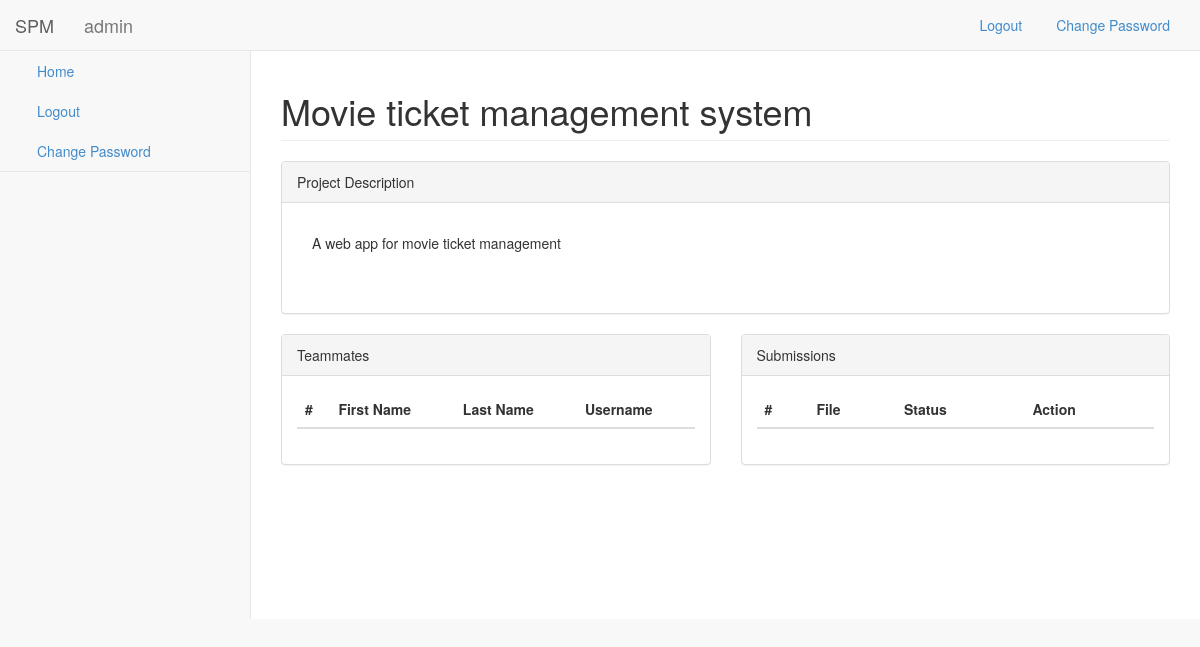
The page /project/movie-ticket-management-system (signed in) on the database as committed earlier.
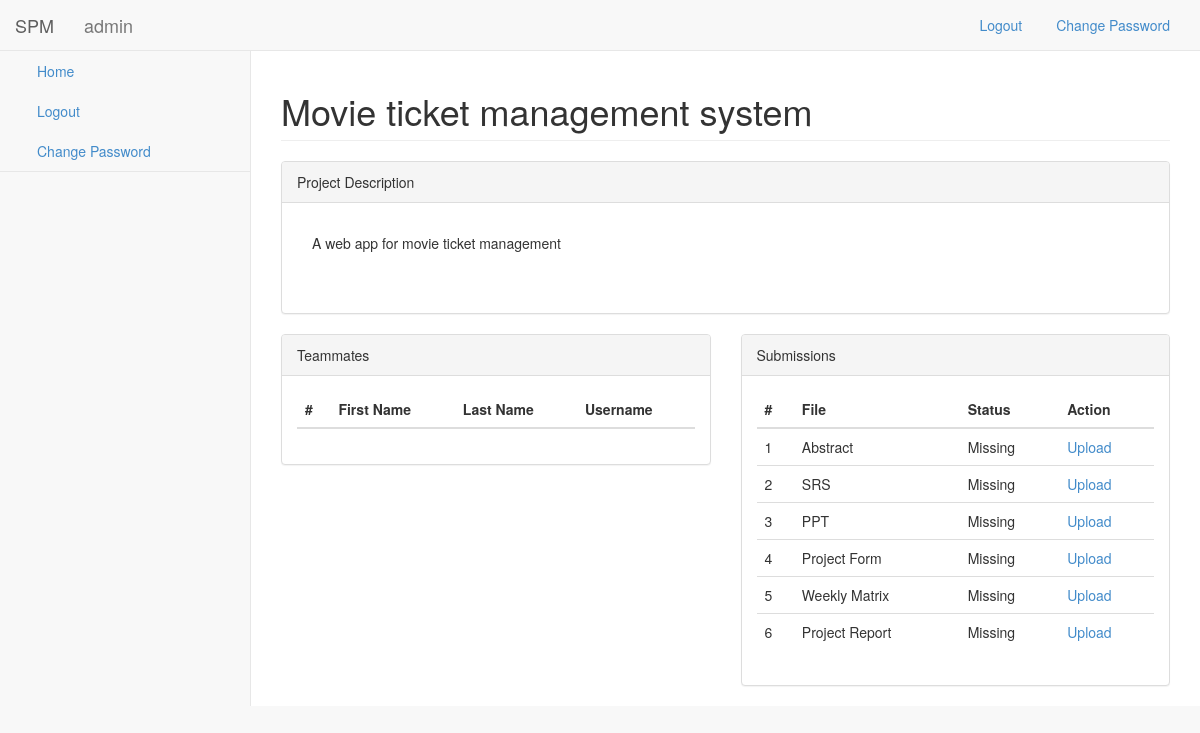
The same page on the database as committed later.
### projects/models.py (models this page shows, shortened)
class Project(models.Model):
    title = models.CharField(max_length=255)
    description = RichTextUploadingField()
    allocated_to = models.ManyToManyField(settings.AUTH_USER_MODEL, blank=True)
    user_friendly_url = models.SlugField(null=False, blank=False, unique=True)

class RequiredProjectFile(models.Model):
    file_name = models.CharField(max_length=100, unique=True)

### projects/views.py (the view)
# urls.py: path('<str:url>', views.view, name="view_project"),
def view(request, url):
    user = request.user
    if user == AnonymousUser():
        return redirect('account_login')
    project = Project.objects.get(user_friendly_url = url)
    users = project.allocated_to.all()
    requiredProjectFiles = RequiredProjectFile.objects.all()
    uploaded_file = dict()
    for requiredProjectFile in requiredProjectFiles:
        try:
            uploadedProjectFile = UploadedProjectFile.objects.get(file_name = requiredProjectFile, project = project)
            uploaded_file[requiredProjectFile.file_name] = uploadedProjectFile.file_name
        except:
            uploaded_file[requiredProjectFile.file_name] = None
    context = {
        'project' : project,
        'users' : users,
        'uploaded_file' : uploaded_file
    }
    return render(request, "projects/view.html", context)

### projects/templates/projects/view.html (shortened to what this page needs)
{% extends 'base.html' %}
{% block main_content %}
<div id="page-wrapper">
    <div class="row">
        <div class="col-lg-12">
            <h1 class="page-header">{{ project.title }}</h1>
        </div>
    </div>
    <div class="row">
        <div class="col-lg-12">
            <div class="panel panel-default">
                <div class="panel-heading">
                    Project Description
                </div>
                <div class="panel-body">
                    <div class="panel-group" id="accordion">
                        <div id="collapseOne" class="panel-collapse collapse in">
                            <div class="panel-body">
                                {{ project.description|safe }}
                            </div>
                        </div>
                    </div>
                </div>
            </div>
        </div>
    </div>
    <div class="row">
        <div class="col-lg-6">
            <div class="panel panel-default">
                <div class="panel-heading">
                    Teammates
                </div>
                <div class="panel-body">
                    <div class="table-responsive">
                        <table class="table">
                            <thead>
                                <tr>
                                    <th>#</th>
                                    <th>First Name</th>
                                    <th>Last Name</th>
                                    <th>Username</th>
                                </tr>
                            </thead>
                        </table>
                    </div>
                </div>
            </div>
        </div>
        <div class="col-lg-6">
            <div class="panel panel-default">
                <div class="panel-heading">
                    Submissions
                </div>
                <div class="panel-body">
                    <div class="table-responsive">
                        <table class="table">
                            <thead>
                                <tr>
                                    <th>#</th>
                                    <th>File</th>
                                    <th>Status</th>
                                    <th>Action</th>
                                </tr>
                            </thead>
                            <tbody>
                                {% for key, value in uploaded_file.items %}
                                <tr>
                                    <td>{{ forloop.counter }}</td>
                                    <td>{{key}}</td>
                                    {% if value %}
                                        <td>Uploaded</td>
                                        <td><a class="btn-link" href="{% url 'upload_project_files' project.user_friendly_url key %}">Update</a></td>
                                    {% else %}
                                        <td>Missing</td>
                                        <td><a class="btn-link" href="{% url 'upload_project_files' project.user_friendly_url key %}">Upload</a></td>
                                    {% endif %}
                                </tr>
                                {% endfor %}
                            </tbody>
                        </table>
                    </div>
                </div>
            </div>
        </div>
    </div>
</div>
{% endblock %}

### QuizApp/templates/base.html (shortened to what this page needs)
{% load static %}
<!DOCTYPE html>
<html lang="en">
<head>
    <link href="{% static 'QuizApp/css/bootstrap.min.css' %}" rel="stylesheet">
    <link href="{% static 'QuizApp/css/plugins/metisMenu/metisMenu.min.css' %}" rel="stylesheet">
    <link href="{% static 'QuizApp/css/plugins/timeline.css' %}" rel="stylesheet">
    <link href="{% static 'QuizApp/css/sb-admin-2.css' %}" rel="stylesheet">
    <link href="{% static 'QuizApp/css/plugins/morris.css' %}" rel="stylesheet">
    <link href="{% static 'QuizApp/font-awesome-4.1.0/css/font-awesome.min.css' %}" rel="stylesheet" type="text/css">
</head>
<body>
    <div id="wrapper">
        <div class="navbar-default sidebar" role="navigation">
            <div class="sidebar-nav navbar-collapse">
                <ul class="nav" id="side-menu">
                    <li>
                        <ul class="nav nav-second-level">
                            <li>
                                <a href="/">Home</a>
                            </li>
                            {% if request.user.username %}
                            <li>
                                <a href="{% url 'account_logout' %}">
                                    Logout
                                </a>
                            </li>
                            <li>
                                <a href="{% url 'account_change_password' %}">
                                    Change Password
                                </a>
                            </li>
                            {% endif %}
                        </ul>
                    </li>
                </ul>
            </div>
        </div>
        {% include 'extra.html' %}
        {% block main_content %}
        {% endblock %}
    </div>
</body>
</html>

### QuizApp/templates/extra.html
<nav class="navbar navbar-default navbar-static-top" role="navigation" style="margin-bottom: 0">
    <a class="navbar-brand" href="/">SPM</a>
    <div class="navbar-header">
        <a class="navbar-brand" href="{% url 'home' %}">{{ request.user.username }}</a>
    </div>
    <ul class="nav navbar-top-links navbar-right">
        {% if request.user.username %}
        <li>
            <a href="{% url 'account_logout' %}">
                Logout
            </a>
        </li>
        <li>
            <a href="{% url 'account_change_password' %}">
                Change Password
            </a>
        </li>
        {% endif %}
    </ul>
</nav>

### QuizApp/static/QuizApp/css/sb-admin-2.css (style rules this page uses)
body { background-color: #f8f8f8; }
#wrapper { width: 100%; }
#page-wrapper { padding: 0 15px; min-height: 568px; background-color: #fff; }
@media (min-width:768px) { #page-wrapper { position: inherit; margin: 0 0 0 250px; padding: 0 30px; border-left: 1px solid #e7e7e7; } }
.navbar-top-links li { display: inline-block; }
.navbar-top-links li:last-child { margin-right: 15px; }
.navbar-top-links li a { padding: 15px; min-height: 50px; }
.sidebar .sidebar-nav.navbar-collapse { padding-right: 0; padding-left: 0; }
.sidebar ul li { border-bottom: 1px solid #e7e7e7; }
.sidebar .nav-second-level li, .sidebar .nav-third-level li { border-bottom: 0!important; }
.sidebar .nav-second-level li a { padding-left: 37px; }
@media (min-width:768px) { .sidebar { z-index: 1; position: absolute; width: 250px; margin-top: 51px; } }

Rows that differ between the two databases and show on the page:
added RequiredProjectFile: uploaded_file "Abstract"
added RequiredProjectFile: uploaded_file "SRS"
added RequiredProjectFile: uploaded_file "PPT"
added RequiredProjectFile: uploaded_file "Project Form"
added RequiredProjectFile: uploaded_file "Weekly Matrix"
added RequiredProjectFile: uploaded_file "Project Report"
Other text that changed with them:
new list line: "1 Missing Upload"
new list line: "2 Missing Upload"
new list line: "3 Missing Upload"
new list line: "4 Missing Upload"
new list line: "5 Missing Upload"
new list line: "6 Missing Upload"
